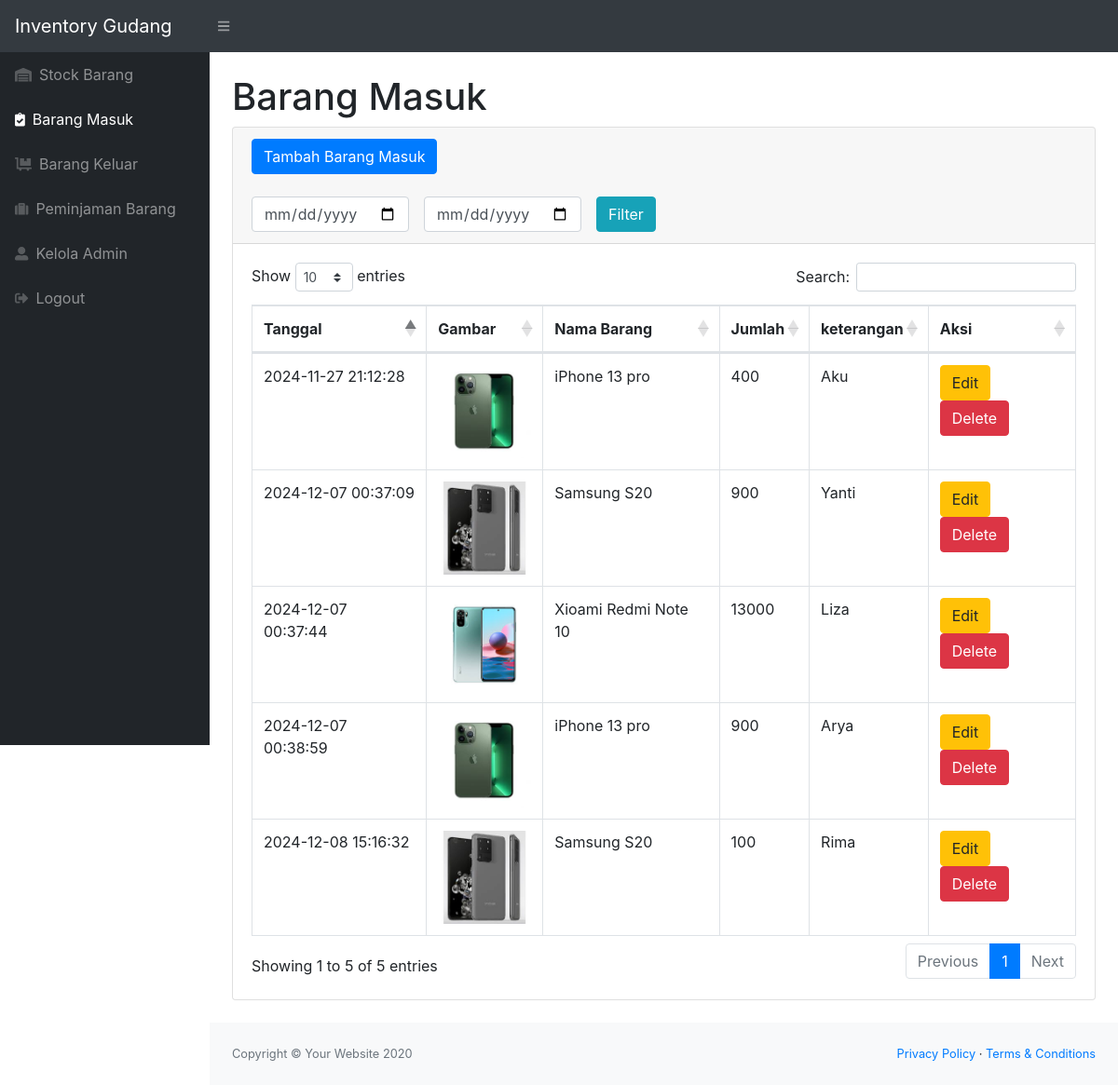
The app's page /masuk.php (signed in) with its own data.
### tables this page shows
CREATE TABLE `masuk` (
  `idmasuk` int(11) NOT NULL,
  `idbarang` int(11) NOT NULL,
  `tanggal` datetime DEFAULT current_timestamp(),
  `keterangan` varchar(25) NOT NULL,
  `qty` int(11) NOT NULL
);

CREATE TABLE `stock` (
  `idbarang` int(11) NOT NULL,
  `namabarang` varchar(25) NOT NULL,
  `deskripsi` varchar(25) NOT NULL,
  `stock` int(11) NOT NULL,
  `image` varchar(99) DEFAULT NULL
);

### masuk.php (the view, shortened to what this page needs)
<?php
require 'function.php';
?>
<!DOCTYPE html>
<html lang="en">
    <head>
        <link href="css/styles.css" rel="stylesheet" />
        <link href="https://cdn.datatables.net/1.10.20/css/dataTables.bootstrap4.min.css" rel="stylesheet" />
    </head>
    <body class="sb-nav-fixed">
        <nav class="sb-topnav navbar navbar-expand navbar-dark bg-dark">
            <a class="navbar-brand" href="index.html">Inventory Gudang</a>
            <button class="btn btn-link btn-sm order-1 order-lg-0" id="sidebarToggle" href="#"><i class="fas fa-bars"></i></button>
        </nav>
        <div id="layoutSidenav">
            <div id="layoutSidenav_nav">
                <nav class="sb-sidenav accordion sb-sidenav-dark" id="sidenavAccordion">
                    <div class="sb-sidenav-menu">
                        <div class="nav">
                        <a class="nav-link" href="index.php">
                                <div class="sb-nav-link-icon"><i class="fas fa-warehouse"></i></div>
                                Stock Barang
                            </a>
                            <a class="nav-link" href="masuk.php">
                                <div class="sb-nav-link-icon"><i class="fas fa-clipboard-check"></i></div>
                                Barang Masuk
                            </a>
                            <a class="nav-link" href="keluar.php">
                                <div class="sb-nav-link-icon"><i class="fas fa-dolly-flatbed"></i></div>
                                Barang Keluar
                            </a>
                            <a class="nav-link" href="peminjaman.php">
                                <div class="sb-nav-link-icon"><i class="fas fa-suitcase"></i></div>
                                Peminjaman Barang
                            </a>
                            <a class="nav-link" href="admin.php">
                                <div class="sb-nav-link-icon"><i class="fas fa-user-alt"></i></div>
                                Kelola Admin
                            </a>
                            <a class="nav-link" href="logout.php"> <div class="sb-nav-link-icon"><i class="fas fa-sign-out-alt"></i></div>
                                Logout
                            </a>
                        </div>
                    </div>
                </nav>
            </div>
            <div id="layoutSidenav_content">
                <main>
                    <div class="container-fluid">
                        <h1 class="mt-4">Barang Masuk</h1>
                        <div class="card mb-4">
                            <div class="card-header">
                            <button type="button" class="btn btn-primary" data-toggle="modal" data-target="#myModal">
                                Tambah Barang Masuk
                                </button>
                                <br>
                                <div class="row mt-4">
                                    <div class="col">
                                        <form method="post" class="form-inline">
                                            <input type="date" name="tgl_mulai" class="form-control">
                                            <input type="date" name="tgl_selesai" class="form-control ml-3">
                                            <button type="submit" name="filter_tgl" class="btn btn-info ml-3">Filter</button>
                                        </form>
                                    </div>
                                </div>
                            </div>
                            <div class="card-body">
                                <div class="table-responsive">
                                    <table class="table table-bordered" id="dataTable" width="100%" cellspacing="0">
                                        <thead>
                                            <tr>
                                                <th>Tanggal</th>
                                                <th>Gambar</th>
                                                <th>Nama Barang</th>
                                                <th>Jumlah</th>
                                                <th>keterangan</th>
                                                <th>Aksi</th>
                                            </tr>
                                        </thead>
                                        <tbody>
                                        <?php
                                        if(isset($_POST['filter_tgl'])){
                                            $mulai = $_POST['tgl_mulai'];
                                            $selesai = $_POST['tgl_selesai'];
                                            if($mulai!=null || $selesai!=null){
                                                $ambilsemuadatastock = mysqli_query($conn, "select * from masuk m, stock s where s.idbarang = m.idbarang and tanggal BETWEEN'$mulai' and DATE_ADD('$selesai',INTERVAL 1 DAY)");
                                            } else {
                                                $ambilsemuadatastock = mysqli_query($conn, "select * from masuk m, stock s where s.idbarang = m.idbarang");
                                            }
                                        } else {
                                            $ambilsemuadatastock = mysqli_query($conn, "select * from masuk m, stock s where s.idbarang = m.idbarang");
                                        }
                                            while($data=mysqli_fetch_array($ambilsemuadatastock)){
                                                $idm = $data['idmasuk'];
                                                $tanggal = $data['tanggal'];
                                                $namabarang = $data['namabarang'];
                                                $qty = $data['qty'];
                                                $keterangan = $data['keterangan'];
                                                 $gambar = $data['image'];
                                                 if($gambar==null){
                                                     $img = 'No Photo';
                                                 } else {
                                                     $img = '<img src="images/'.$gambar.'" class="zoomable">';
                                                 }
                                            ?>
                                            <tr>
                                                <td><?=$tanggal;?></td>
                                                <td><?=$img;?></td>
                                                <td><?=$namabarang;?></td>
                                                <td><?=$qty;?></td>
                                                <td><?=$keterangan;?></td>
                                                <td>
                                                    <button type="button" class="btn btn-warning" data-toggle="modal" data-target="#edit<?=$idm;?>">
                                                    Edit
                                                    </button>
                                                    <button type="button" class="btn btn-danger" data-toggle="modal" data-target="#delete<?=$idm;?>">
                                                    Delete
                                                    </button>
                                                </td>
                                            </tr>
                                            <?php
                                            };
                                            ?>
                                        </tbody>
                                    </table>
                                </div>
                            </div>
                        </div>
                    </div>
                </main>
                <footer class="py-4 bg-light mt-auto">
                    <div class="container-fluid">
                        <div class="d-flex align-items-center justify-content-between small">
                            <div class="text-muted">Copyright &copy; Your Website 2020</div>
                            <div>
                                <a href="#">Privacy Policy</a>
                                &middot;
                                <a href="#">Terms &amp; Conditions</a>
                            </div>
                        </div>
                    </div>
                </footer>
            </div>
        </div>
    </body>
</html>

### masuk.php (style rules this page uses)
.zoomable { width: 100px; }

### records on screen
masuk: tanggal "2024-11-27 21:12:28", idbarang.image (picture), idbarang.namabarang "iPhone 13 pro", qty "400", keterangan "Aku"
masuk: tanggal "2024-12-07 00:37:09", idbarang.image (picture), idbarang.namabarang "Samsung S20", qty "900", keterangan "Yanti"
masuk: tanggal "2024-12-07 00:37:44", idbarang.image (picture), idbarang.namabarang "Xioami Redmi Note 10", qty "13000", keterangan "Liza"
masuk: tanggal "2024-12-07 00:38:59", idbarang.image (picture), idbarang.namabarang "iPhone 13 pro", qty "900", keterangan "Arya"
masuk: tanggal "2024-12-08 15:16:32", idbarang.image (picture), idbarang.namabarang "Samsung S20", qty "100", keterangan "Rima"
